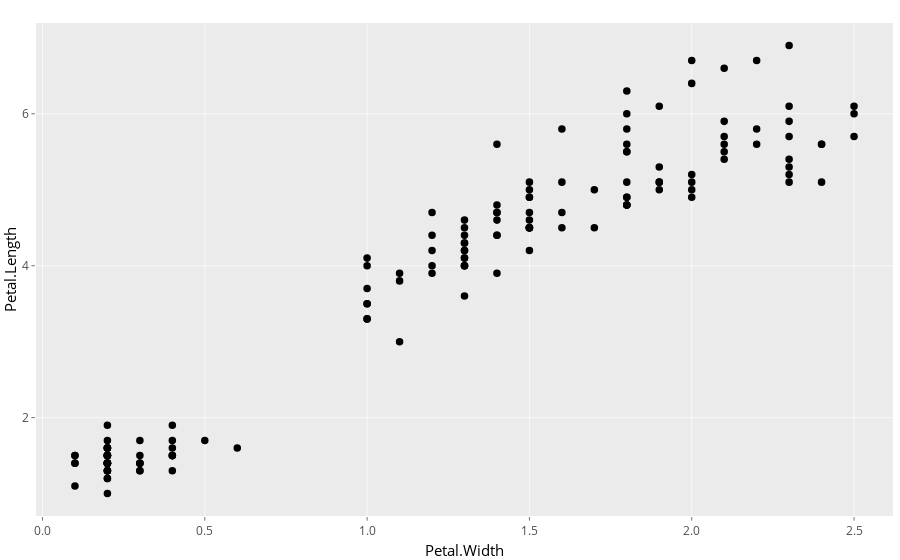

The notebook cell saved with this chart:
### Markdown cell above
When transition_states() calculates intermediary data for the tweening, it needs to decide how the change from one value to another should progress. This is a concept called easing. The default easing is linear, but others can be used, potentially only targeting specific aesthetics. Setting easing is done with the ease_aes() function. The first argument sets the default easing and subsequent named arguments sets it for specific aesthetics.

### Code cell
anim + 
  ease_aes('cubic-in-out') # Slow start and end for a smoother look

### Figure 1 — Plotly figure (JSON) as saved in the notebook; plotly's stock layout.template omitted (floating-point values rounded to 4 significant figures; data arrays with more than 128 entries replaced by an {"elided": "..."} marker saying what was removed)
{"data": [{"hoverinfo": "text", "hoveron": "points", "marker": {"autocolorscale": false, "color": "rgba(0,0,0,1)", "line": {"color": "rgba(0,0,0,1)", "width": 1.89}, "opacity": 1, "size": 5.669, "symbol": "circle"}, "mode": "markers", "showlegend": false, "text": {"elided": "150 str values"}, "type": "scatter", "x": {"elided": "150 float values"}, "xaxis": "x", "y": {"elided": "150 float values"}, "yaxis": "y"}], "layout": {"barmode": "relative", "font": {"color": "rgba(0,0,0,1)", "family": "", "size": 14.61}, "hovermode": "closest", "legend": {"bgcolor": "rgba(255,255,255,1)", "bordercolor": "transparent", "borderwidth": 1.89, "font": {"color": "rgba(0,0,0,1)", "family": "", "size": 11.69}}, "margin": {"b": 37.26, "l": 31.42, "r": 7.306, "t": 23.31}, "paper_bgcolor": "rgba(255,255,255,1)", "plot_bgcolor": "rgba(235,235,235,1)", "shapes": [{"line": {"linetype": [], "width": 0}, "type": "rect", "x0": 0, "x1": 1, "xref": "paper", "y0": 0, "y1": 1, "yref": "paper"}], "showlegend": false, "xaxis": {"anchor": "y", "automargin": true, "autorange": false, "categoryarray": ["0.0", "0.5", "1.0", "1.5", "2.0", "2.5"], "categoryorder": "array", "domain": [0, 1], "gridcolor": "rgba(255,255,255,1)", "gridwidth": 0.6642, "hoverformat": ".2f", "linecolor": {}, "linewidth": 0, "nticks": {}, "range": [-0.02, 2.62], "showgrid": true, "showline": false, "showticklabels": true, "tickangle": 0, "tickcolor": "rgba(51,51,51,1)", "tickfont": {"color": "rgba(77,77,77,1)", "family": "", "size": 11.69}, "ticklen": 3.653, "tickmode": "array", "ticks": "outside", "ticktext": ["0.0", "0.5", "1.0", "1.5", "2.0", "2.5"], "tickvals": [0, 0.5, 1, 1.5, 2, 2.5], "tickwidth": 0.6642, "title": {"font": {"color": "rgba(0,0,0,1)", "family": "", "size": 14.61}, "text": "Petal.Width"}, "type": "linear", "zeroline": false}, "yaxis": {"anchor": "x", "automargin": true, "autorange": false, "categoryarray": ["2", "4", "6"], "categoryorder": "array", "domain": [0, 1], "gridcolor": "rgba(255,255,255,1)", "gridwidth": 0.6642, "hoverformat": ".2f", "linecolor": {}, "linewidth": 0, "nticks": {}, "range": [0.705, 7.195], "showgrid": true, "showline": false, "showticklabels": true, "tickangle": 0, "tickcolor": "rgba(51,51,51,1)", "tickfont": {"color": "rgba(77,77,77,1)", "family": "", "size": 11.69}, "ticklen": 3.653, "tickmode": "array", "ticks": "outside", "ticktext": ["2", "4", "6"], "tickvals": [2, 4, 6], "tickwidth": 0.6642, "title": {"font": {"color": "rgba(0,0,0,1)", "family": "", "size": 14.61}, "text": "Petal.Length"}, "type": "linear", "zeroline": false}}}
